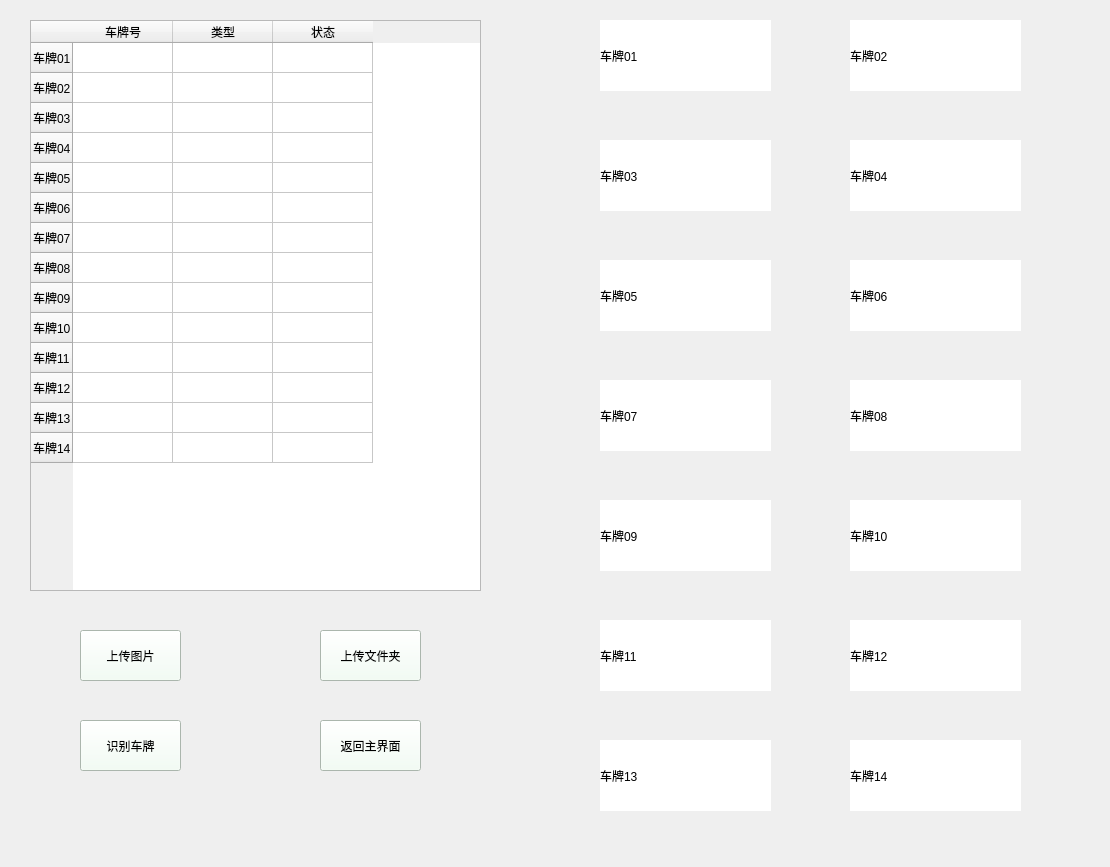
<?xml version="1.0" encoding="UTF-8"?>
<ui version="4.0">
 <class>Form</class>
 <widget class="QWidget" name="Form">
  <property name="geometry">
   <rect>
    <x>0</x>
    <y>0</y>
    <width>1110</width>
    <height>867</height>
   </rect>
  </property>
  <property name="windowTitle">
   <string>Form</string>
  </property>
  <widget class="QTableWidget" name="tableWidget">
   <property name="geometry">
    <rect>
     <x>30</x>
     <y>20</y>
     <width>451</width>
     <height>571</height>
    </rect>
   </property>
   <row>
    <property name="text">
     <string>车牌01</string>
    </property>
   </row>
   <row>
    <property name="text">
     <string>车牌02</string>
    </property>
   </row>
   <row>
    <property name="text">
     <string>车牌03</string>
    </property>
   </row>
   <row>
    <property name="text">
     <string>车牌04</string>
    </property>
   </row>
   <row>
    <property name="text">
     <string>车牌05</string>
    </property>
   </row>
   <row>
    <property name="text">
     <string>车牌06</string>
    </property>
   </row>
   <row>
    <property name="text">
     <string>车牌07</string>
    </property>
   </row>
   <row>
    <property name="text">
     <string>车牌08</string>
    </property>
   </row>
   <row>
    <property name="text">
     <string>车牌09</string>
    </property>
   </row>
   <row>
    <property name="text">
     <string>车牌10</string>
    </property>
   </row>
   <row>
    <property name="text">
     <string>车牌11</string>
    </property>
   </row>
   <row>
    <property name="text">
     <string>车牌12</string>
    </property>
   </row>
   <row>
    <property name="text">
     <string>车牌13</string>
    </property>
   </row>
   <row>
    <property name="text">
     <string>车牌14</string>
    </property>
   </row>
   <column>
    <property name="text">
     <string>车牌号</string>
    </property>
   </column>
   <column>
    <property name="text">
     <string>类型</string>
    </property>
   </column>
   <column>
    <property name="text">
     <string>状态</string>
    </property>
   </column>
   <item row="9" column="0">
    <property name="font">
     <font>
      <weight>75</weight>
      <bold>true</bold>
     </font>
    </property>
    <property name="foreground">
     <brush brushstyle="NoBrush">
      <color alpha="255">
       <red>170</red>
       <green>0</green>
       <blue>127</blue>
      </color>
     </brush>
    </property>
   </item>
  </widget>
  <widget class="QPushButton" name="pushButton_2">
   <property name="geometry">
    <rect>
     <x>320</x>
     <y>630</y>
     <width>101</width>
     <height>51</height>
    </rect>
   </property>
   <property name="styleSheet">
    <string notr="true">background-color: rgb(239, 255, 242);</string>
   </property>
   <property name="text">
    <string>上传文件夹</string>
   </property>
  </widget>
  <widget class="QPushButton" name="pushButton">
   <property name="geometry">
    <rect>
     <x>80</x>
     <y>630</y>
     <width>101</width>
     <height>51</height>
    </rect>
   </property>
   <property name="styleSheet">
    <string notr="true">background-color: rgb(239, 255, 242);</string>
   </property>
   <property name="text">
    <string>上传图片</string>
   </property>
  </widget>
  <widget class="QPushButton" name="pushButton_6">
   <property name="geometry">
    <rect>
     <x>80</x>
     <y>720</y>
     <width>101</width>
     <height>51</height>
    </rect>
   </property>
   <property name="styleSheet">
    <string notr="true">background-color: rgb(239, 255, 242);</string>
   </property>
   <property name="text">
    <string>识别车牌</string>
   </property>
  </widget>
  <widget class="QLabel" name="label">
   <property name="geometry">
    <rect>
     <x>600</x>
     <y>20</y>
     <width>171</width>
     <height>71</height>
    </rect>
   </property>
   <property name="styleSheet">
    <string notr="true">background-color: rgb(255, 255, 255);</string>
   </property>
   <property name="text">
    <string>车牌01</string>
   </property>
  </widget>
  <widget class="QLabel" name="label_2">
   <property name="geometry">
    <rect>
     <x>850</x>
     <y>20</y>
     <width>171</width>
     <height>71</height>
    </rect>
   </property>
   <property name="styleSheet">
    <string notr="true">background-color: rgb(255, 255, 255);</string>
   </property>
   <property name="text">
    <string>车牌02</string>
   </property>
  </widget>
  <widget class="QLabel" name="label_3">
   <property name="geometry">
    <rect>
     <x>600</x>
     <y>140</y>
     <width>171</width>
     <height>71</height>
    </rect>
   </property>
   <property name="styleSheet">
    <string notr="true">background-color: rgb(255, 255, 255);</string>
   </property>
   <property name="text">
    <string>车牌03</string>
   </property>
  </widget>
  <widget class="QLabel" name="label_4">
   <property name="geometry">
    <rect>
     <x>850</x>
     <y>140</y>
     <width>171</width>
     <height>71</height>
    </rect>
   </property>
   <property name="styleSheet">
    <string notr="true">background-color: rgb(255, 255, 255);</string>
   </property>
   <property name="text">
    <string>车牌04</string>
   </property>
  </widget>
  <widget class="QLabel" name="label_5">
   <property name="geometry">
    <rect>
     <x>600</x>
     <y>260</y>
     <width>171</width>
     <height>71</height>
    </rect>
   </property>
   <property name="styleSheet">
    <string notr="true">background-color: rgb(255, 255, 255);</string>
   </property>
   <property name="text">
    <string>车牌05</string>
   </property>
  </widget>
  <widget class="QLabel" name="label_6">
   <property name="geometry">
    <rect>
     <x>850</x>
     <y>260</y>
     <width>171</width>
     <height>71</height>
    </rect>
   </property>
   <property name="styleSheet">
    <string notr="true">background-color: rgb(255, 255, 255);</string>
   </property>
   <property name="text">
    <string>车牌06</string>
   </property>
  </widget>
  <widget class="QLabel" name="label_7">
   <property name="geometry">
    <rect>
     <x>600</x>
     <y>380</y>
     <width>171</width>
     <height>71</height>
    </rect>
   </property>
   <property name="styleSheet">
    <string notr="true">background-color: rgb(255, 255, 255);</string>
   </property>
   <property name="text">
    <string>车牌07</string>
   </property>
  </widget>
  <widget class="QLabel" name="label_8">
   <property name="geometry">
    <rect>
     <x>850</x>
     <y>380</y>
     <width>171</width>
     <height>71</height>
    </rect>
   </property>
   <property name="styleSheet">
    <string notr="true">background-color: rgb(255, 255, 255);</string>
   </property>
   <property name="text">
    <string>车牌08</string>
   </property>
  </widget>
  <widget class="QLabel" name="label_9">
   <property name="geometry">
    <rect>
     <x>600</x>
     <y>500</y>
     <width>171</width>
     <height>71</height>
    </rect>
   </property>
   <property name="styleSheet">
    <string notr="true">background-color: rgb(255, 255, 255);</string>
   </property>
   <property name="text">
    <string>车牌09</string>
   </property>
  </widget>
  <widget class="QLabel" name="label_10">
   <property name="geometry">
    <rect>
     <x>850</x>
     <y>500</y>
     <width>171</width>
     <height>71</height>
    </rect>
   </property>
   <property name="styleSheet">
    <string notr="true">background-color: rgb(255, 255, 255);</string>
   </property>
   <property name="text">
    <string>车牌10</string>
   </property>
  </widget>
  <widget class="QLabel" name="label_11">
   <property name="geometry">
    <rect>
     <x>600</x>
     <y>620</y>
     <width>171</width>
     <height>71</height>
    </rect>
   </property>
   <property name="styleSheet">
    <string notr="true">background-color: rgb(255, 255, 255);</string>
   </property>
   <property name="text">
    <string>车牌11</string>
   </property>
  </widget>
  <widget class="QLabel" name="label_12">
   <property name="geometry">
    <rect>
     <x>850</x>
     <y>620</y>
     <width>171</width>
     <height>71</height>
    </rect>
   </property>
   <property name="styleSheet">
    <string notr="true">background-color: rgb(255, 255, 255);</string>
   </property>
   <property name="text">
    <string>车牌12</string>
   </property>
  </widget>
  <widget class="QLabel" name="label_13">
   <property name="geometry">
    <rect>
     <x>600</x>
     <y>740</y>
     <width>171</width>
     <height>71</height>
    </rect>
   </property>
   <property name="styleSheet">
    <string notr="true">background-color: rgb(255, 255, 255);</string>
   </property>
   <property name="text">
    <string>车牌13</string>
   </property>
  </widget>
  <widget class="QLabel" name="label_14">
   <property name="geometry">
    <rect>
     <x>850</x>
     <y>740</y>
     <width>171</width>
     <height>71</height>
    </rect>
   </property>
   <property name="styleSheet">
    <string notr="true">background-color: rgb(255, 255, 255);</string>
   </property>
   <property name="text">
    <string>车牌14</string>
   </property>
  </widget>
  <widget class="QPushButton" name="pushButton_3">
   <property name="geometry">
    <rect>
     <x>320</x>
     <y>720</y>
     <width>101</width>
     <height>51</height>
    </rect>
   </property>
   <property name="styleSheet">
    <string notr="true">background-color: rgb(239, 255, 242);</string>
   </property>
   <property name="text">
    <string>返回主界面</string>
   </property>
  </widget>
 </widget>
 <resources/>
 <connections/>
</ui>
